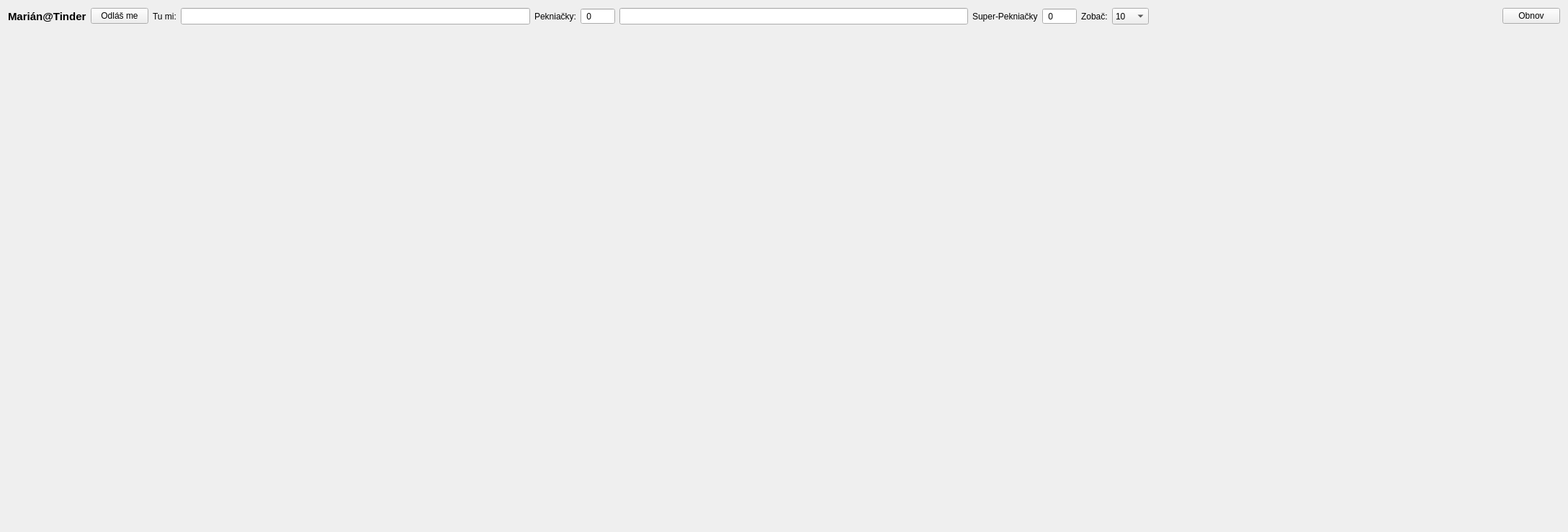
<?xml version="1.0" encoding="UTF-8"?>
<ui version="4.0">
 <class>Form</class>
 <widget class="QWidget" name="Form">
  <property name="geometry">
   <rect>
    <x>0</x>
    <y>0</y>
    <width>2177</width>
    <height>739</height>
   </rect>
  </property>
  <property name="windowTitle">
   <string>Form</string>
  </property>
  <layout class="QGridLayout" name="gridLayout">
   <item row="1" column="0">
    <widget class="QScrollArea" name="likeCount">
     <property name="frameShape">
      <enum>QFrame::NoFrame</enum>
     </property>
     <property name="widgetResizable">
      <bool>true</bool>
     </property>
     <widget class="QWidget" name="scrollAreaWidgetContents">
      <property name="geometry">
       <rect>
        <x>0</x>
        <y>0</y>
        <width>2133</width>
        <height>621</height>
       </rect>
      </property>
      <layout class="QGridLayout" name="gridLayout_2">
       <property name="leftMargin">
        <number>0</number>
       </property>
       <property name="topMargin">
        <number>0</number>
       </property>
       <property name="rightMargin">
        <number>0</number>
       </property>
       <property name="bottomMargin">
        <number>0</number>
       </property>
       <property name="spacing">
        <number>25</number>
       </property>
      </layout>
     </widget>
    </widget>
   </item>
   <item row="0" column="0">
    <layout class="QHBoxLayout" name="horizontalLayout">
     <item>
      <widget class="QLabel" name="versionLabel">
       <property name="font">
        <font>
         <pointsize>11</pointsize>
         <weight>75</weight>
         <bold>true</bold>
        </font>
       </property>
       <property name="text">
        <string>Marián@Tinder</string>
       </property>
      </widget>
     </item>
     <item>
      <widget class="QPushButton" name="logoutButton">
       <property name="text">
        <string>Odláš me</string>
       </property>
      </widget>
     </item>
     <item>
      <widget class="QLabel" name="label_2">
       <property name="text">
        <string>Tu mi:</string>
       </property>
      </widget>
     </item>
     <item>
      <widget class="QLineEdit" name="locationInput">
       <property name="sizePolicy">
        <sizepolicy hsizetype="Expanding" vsizetype="Preferred">
         <horstretch>0</horstretch>
         <verstretch>0</verstretch>
        </sizepolicy>
       </property>
       <property name="alignment">
        <set>Qt::AlignCenter</set>
       </property>
       <property name="readOnly">
        <bool>true</bool>
       </property>
      </widget>
     </item>
     <item>
      <widget class="QLabel" name="label">
       <property name="text">
        <string>Pekniačky:</string>
       </property>
      </widget>
     </item>
     <item>
      <widget class="QSpinBox" name="likesLeft">
       <property name="sizePolicy">
        <sizepolicy hsizetype="Minimum" vsizetype="Preferred">
         <horstretch>0</horstretch>
         <verstretch>0</verstretch>
        </sizepolicy>
       </property>
       <property name="buttonSymbols">
        <enum>QAbstractSpinBox::NoButtons</enum>
       </property>
       <property name="prefix">
        <string> </string>
       </property>
       <property name="maximum">
        <number>99999</number>
       </property>
      </widget>
     </item>
     <item>
      <widget class="QLineEdit" name="likesLeftWaitInput">
       <property name="sizePolicy">
        <sizepolicy hsizetype="Expanding" vsizetype="Preferred">
         <horstretch>0</horstretch>
         <verstretch>0</verstretch>
        </sizepolicy>
       </property>
       <property name="inputMask">
        <string/>
       </property>
      </widget>
     </item>
     <item>
      <widget class="QLabel" name="label_3">
       <property name="text">
        <string>Super-Pekniačky</string>
       </property>
      </widget>
     </item>
     <item>
      <widget class="QSpinBox" name="superLikesLeft">
       <property name="sizePolicy">
        <sizepolicy hsizetype="Minimum" vsizetype="Preferred">
         <horstretch>0</horstretch>
         <verstretch>0</verstretch>
        </sizepolicy>
       </property>
       <property name="buttonSymbols">
        <enum>QAbstractSpinBox::NoButtons</enum>
       </property>
       <property name="prefix">
        <string> </string>
       </property>
       <property name="maximum">
        <number>99999</number>
       </property>
      </widget>
     </item>
     <item>
      <widget class="QLabel" name="label_4">
       <property name="text">
        <string>Zobač:</string>
       </property>
      </widget>
     </item>
     <item>
      <widget class="QComboBox" name="comboBox">
       <property name="sizePolicy">
        <sizepolicy hsizetype="Preferred" vsizetype="Preferred">
         <horstretch>0</horstretch>
         <verstretch>0</verstretch>
        </sizepolicy>
       </property>
       <property name="currentText">
        <string>10</string>
       </property>
       <property name="currentIndex">
        <number>1</number>
       </property>
       <item>
        <property name="text">
         <string>5</string>
        </property>
       </item>
       <item>
        <property name="text">
         <string>10</string>
        </property>
       </item>
       <item>
        <property name="text">
         <string>25</string>
        </property>
       </item>
       <item>
        <property name="text">
         <string>50</string>
        </property>
       </item>
       <item>
        <property name="text">
         <string>100</string>
        </property>
       </item>
       <item>
        <property name="text">
         <string>200</string>
        </property>
       </item>
      </widget>
     </item>
     <item>
      <spacer name="horizontalSpacer">
       <property name="orientation">
        <enum>Qt::Horizontal</enum>
       </property>
       <property name="sizeHint" stdset="0">
        <size>
         <width>40</width>
         <height>20</height>
        </size>
       </property>
      </spacer>
     </item>
     <item>
      <widget class="QPushButton" name="pushButton_2">
       <property name="text">
        <string>Obnov</string>
       </property>
      </widget>
     </item>
    </layout>
   </item>
  </layout>
 </widget>
 <resources/>
 <connections>
  <connection>
   <sender>logoutButton</sender>
   <signal>clicked()</signal>
   <receiver>Form</receiver>
   <slot>logout()</slot>
   <hints>
    <hint type="sourcelabel">
     <x>393</x>
     <y>59</y>
    </hint>
    <hint type="destinationlabel">
     <x>1391</x>
     <y>0</y>
    </hint>
   </hints>
  </connection>
  <connection>
   <sender>pushButton_2</sender>
   <signal>clicked()</signal>
   <receiver>Form</receiver>
   <slot>refresh()</slot>
   <hints>
    <hint type="sourcelabel">
     <x>2075</x>
     <y>58</y>
    </hint>
    <hint type="destinationlabel">
     <x>1477</x>
     <y>27</y>
    </hint>
   </hints>
  </connection>
  <connection>
   <sender>comboBox</sender>
   <signal>currentIndexChanged(QString)</signal>
   <receiver>Form</receiver>
   <slot>showPeople(QString)</slot>
   <hints>
    <hint type="sourcelabel">
     <x>1637</x>
     <y>56</y>
    </hint>
    <hint type="destinationlabel">
     <x>1613</x>
     <y>-156</y>
    </hint>
   </hints>
  </connection>
 </connections>
 <slots>
  <slot>logout()</slot>
  <slot>confirm()</slot>
  <slot>refresh()</slot>
  <slot>showPeople(QString)</slot>
 </slots>
</ui>
